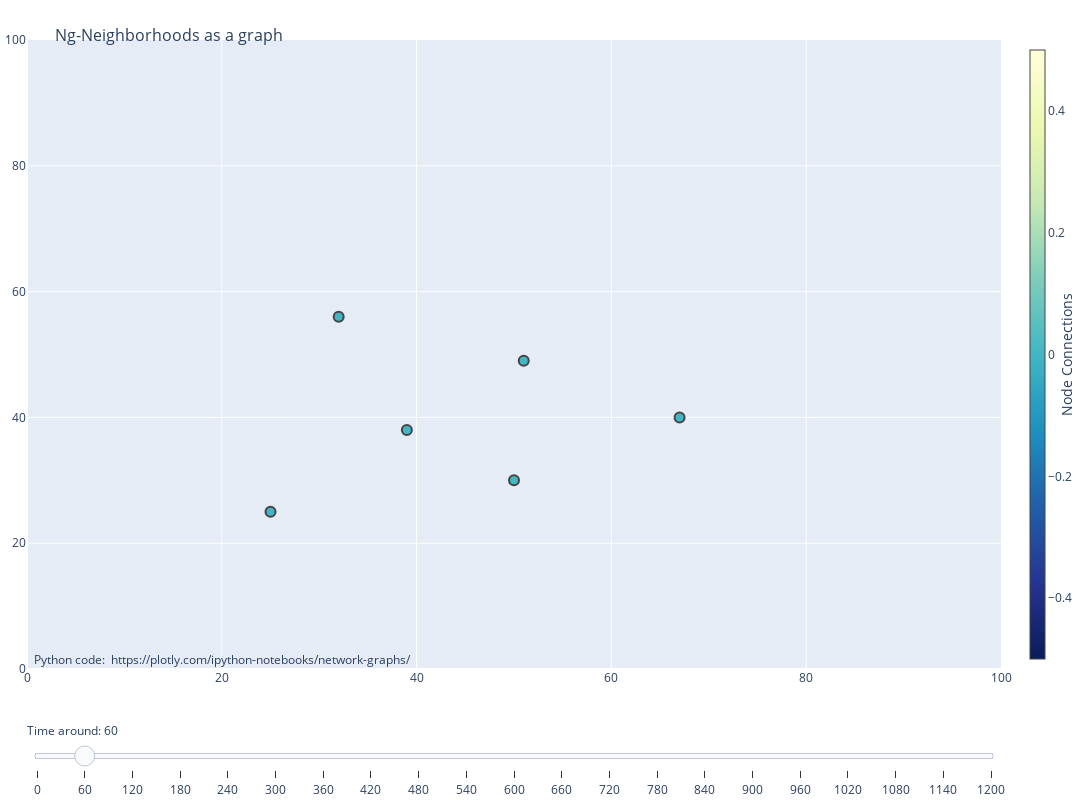

The cell this chart's notebook holds for it:
### Code cell
steps = []
for i in range(len(t_dict)):
    step = dict(
        method="update",
        args=[{"visible": [False] * len(fig.data)},
              {"title": "<br>Ng-Neighborhoods as a graph. Available at t: " + str(i*window_length)}],  # layout attribute
        label=str(i*60)
    )
    step["args"][0]["visible"][i] = True  # Toggle i'th trace to "visible"
    step["args"][0]["visible"][len(t_dict) + i] = True  # Toggle i'th trace to "visible"
    steps.append(step)

sliders = [dict(
    active=1,
    currentvalue={"prefix": "Time around: "},
    pad={"t": 50},
    steps=steps
)]

fig.update_layout(
    title='<br>Ng-Neighborhoods as a graph',
    titlefont_size=16,
    showlegend=False,
    hovermode='closest',
    margin=dict(b=20,l=5,r=5,t=40),
    annotations=[ dict(
        text="Python code: <a href='https://plotly.com/ipython-notebooks/network-graphs/'> https://plotly.com/ipython-notebooks/network-graphs/</a>",
        showarrow=False,
        xref="paper", yref="paper",
        x=0.005, y=-0.002 ) ],
    xaxis=dict(showgrid=True, zeroline=True, showticklabels=True),
    yaxis=dict(showgrid=True, zeroline=True, showticklabels=True),
    height=800,
    width=1600,
    sliders=sliders
)

fig.update_xaxes(range=[0, 100], minallowed=0)
fig.update_yaxes(range=[0, 100], maxallowed=100)

# layout=go.Layout(
#                 title='<br>Ng-Neighborhoods as a graph',
#                 titlefont_size=16,
#                 showlegend=False,
#                 hovermode='closest',
#                 margin=dict(b=20,l=5,r=5,t=40),
#                 annotations=[ dict(
#                     text="Python code: <a href='https://plotly.com/ipython-notebooks/network-graphs/'> https://plotly.com/ipython-notebooks/network-graphs/</a>",
#                     showarrow=False,
#                     xref="paper", yref="paper",
#                     x=0.005, y=-0.002 ) ],
#                 xaxis=dict(showgrid=False, zeroline=False, showticklabels=False),
#                 yaxis=dict(showgrid=False, zeroline=False, showticklabels=False),
#                 height=800)

fig.show()

### Figure 1 — Plotly figure (JSON) as saved in the notebook; plotly's stock layout.template omitted (floating-point values rounded to 4 significant figures)
{"data": [{"hoverinfo": "text", "marker": {"color": [0], "colorbar": {"thickness": 15, "title": {"side": "right", "text": "Node Connections"}, "xanchor": "left"}, "colorscale": [[0, "rgb(255,255,217)"], [0.125, "rgb(237,248,177)"], [0.25, "rgb(199,233,180)"], [0.375, "rgb(127,205,187)"], [0.5, "rgb(65,182,196)"], [0.625, "rgb(29,145,192)"], [0.75, "rgb(34,94,168)"], [0.875, "rgb(37,52,148)"], [1, "rgb(8,29,88)"]], "line": {"width": 2}, "reversescale": true, "showscale": true, "size": 10}, "mode": "markers", "name": "v = 0", "text": ["Node 0, # of connections: 0, NG-Set=[]"], "type": "scatter", "visible": false, "x": [25], "y": [25]}, {"hoverinfo": "text", "marker": {"color": [0, 2, 3, 1, 1, 3, 3, 1, 0, 2, 1, 2, 1], "colorbar": {"thickness": 15, "title": {"side": "right", "text": "Node Connections"}, "xanchor": "left"}, "colorscale": [[0, "rgb(255,255,217)"], [0.125, "rgb(237,248,177)"], [0.25, "rgb(199,233,180)"], [0.375, "rgb(127,205,187)"], [0.5, "rgb(65,182,196)"], [0.625, "rgb(29,145,192)"], [0.75, "rgb(34,94,168)"], [0.875, "rgb(37,52,148)"], [1, "rgb(8,29,88)"]], "line": {"width": 2}, "reversescale": true, "showscale": true, "size": 10}, "mode": "markers", "name": "v = 60", "text": ["Node 0, # of connections: 0, NG-Set=[]", "Node 2, # of connections: 2, NG-Set=[14]", "Node 14, # of connections: 3, NG-Set=[49]", "Node 31, # of connections: 1, NG-Set=[33]", "Node 33, # of connections: 1, NG-Set=[17]", "Node 45, # of connections: 3, NG-Set=[2]", "Node 49, # of connections: 3, NG-Set=[67]", "Node 56, # of connections: 1, NG-Set=[45]", "Node 61, # of connections: 0, NG-Set=[]", "Node 67, # of connections: 2, NG-Set=[14]", "Node 68, # of connections: 1, NG-Set=[83]", "Node 83, # of connections: 2, NG-Set=[45]", "Node 100, # of connections: 1, NG-Set=[49]"], "type": "scatter", "visible": false, "x": [25, 50, 46, 34, 29, 45, 46, 56, 72, 45, 43, 41, 55], "y": [25, 53, 57, 69, 59, 48, 59, 40, 73, 58, 34, 39, 61]}, {"hoverinfo": "text", "marker": {"color": [0, 0, 0, 0, 0, 0], "colorbar": {"thickness": 15, "title": {"side": "right", "text": "Node Connections"}, "xanchor": "left"}, "colorscale": [[0, "rgb(255,255,217)"], [0.125, "rgb(237,248,177)"], [0.25, "rgb(199,233,180)"], [0.375, "rgb(127,205,187)"], [0.5, "rgb(65,182,196)"], [0.625, "rgb(29,145,192)"], [0.75, "rgb(34,94,168)"], [0.875, "rgb(37,52,148)"], [1, "rgb(8,29,88)"]], "line": {"width": 2}, "reversescale": true, "showscale": true, "size": 10}, "mode": "markers", "name": "v = 120", "text": ["Node 0, # of connections: 0, NG-Set=[]", "Node 17, # of connections: 0, NG-Set=[33]", "Node 28, # of connections: 0, NG-Set=[24]", "Node 34, # of connections: 0, NG-Set=[14]", "Node 72, # of connections: 0, NG-Set=[55]", "Node 96, # of connections: 0, NG-Set=[69]"], "type": "scatter", "visible": true, "x": [25, 32, 39, 51, 67, 50], "y": [25, 56, 38, 49, 40, 30]}, {"hoverinfo": "text", "marker": {"color": [0, 0, 1, 1, 1, 1, 1, 3, 1], "colorbar": {"thickness": 15, "title": {"side": "right", "text": "Node Connections"}, "xanchor": "left"}, "colorscale": [[0, "rgb(255,255,217)"], [0.125, "rgb(237,248,177)"], [0.25, "rgb(199,233,180)"], [0.375, "rgb(127,205,187)"], [0.5, "rgb(65,182,196)"], [0.625, "rgb(29,145,192)"], [0.75, "rgb(34,94,168)"], [0.875, "rgb(37,52,148)"], [1, "rgb(8,29,88)"]], "line": {"width": 2}, "reversescale": true, "showscale": true, "size": 10}, "mode": "markers", "name": "v = 180", "text": ["Node 0, # of connections: 0, NG-Set=[]", "Node 24, # of connections: 0, NG-Set=[28]", "Node 40, # of connections: 1, NG-Set=[58]", "Node 43, # of connections: 1, NG-Set=[82]", "Node 51, # of connections: 1, NG-Set=[82]", "Node 55, # of connections: 1, NG-Set=[69]", "Node 69, # of connections: 1, NG-Set=[55]", "Node 82, # of connections: 3, NG-Set=[93]", "Node 93, # of connections: 1, NG-Set=[82]"], "type": "scatter", "visible": false, "x": [25, 39, 25, 61, 53, 55, 54, 50, 55], "y": [25, 43, 48, 55, 66, 40, 37, 53, 54]}, {"hoverinfo": "text", "marker": {"color": [0, 0, 0, 1, 0, 1, 0, 1, 1, 0, 0], "colorbar": {"thickness": 15, "title": {"side": "right", "text": "Node Connections"}, "xanchor": "left"}, "colorscale": [[0, "rgb(255,255,217)"], [0.125, "rgb(237,248,177)"], [0.25, "rgb(199,233,180)"], [0.375, "rgb(127,205,187)"], [0.5, "rgb(65,182,196)"], [0.625, "rgb(29,145,192)"], [0.75, "rgb(34,94,168)"], [0.875, "rgb(37,52,148)"], [1, "rgb(8,29,88)"]], "line": {"width": 2}, "reversescale": true, "showscale": true, "size": 10}, "mode": "markers", "name": "v = 240", "text": ["Node 0, # of connections: 0, NG-Set=[]", "Node 9, # of connections: 0, NG-Set=[82]", "Node 10, # of connections: 0, NG-Set=[]", "Node 30, # of connections: 1, NG-Set=[63]", "Node 32, # of connections: 0, NG-Set=[82]", "Node 40, # of connections: 1, NG-Set=[58]", "Node 48, # of connections: 0, NG-Set=[82]", "Node 58, # of connections: 1, NG-Set=[40]", "Node 63, # of connections: 1, NG-Set=[30]", "Node 70, # of connections: 0, NG-Set=[82]", "Node 89, # of connections: 0, NG-Set=[4]"], "type": "scatter", "visible": false, "x": [25, 45, 60, 39, 73, 25, 49, 29, 38, 69, 37], "y": [25, 52, 72, 41, 54, 48, 43, 46, 41, 66, 59]}, {"hoverinfo": "text", "marker": {"color": [0, 1, 1, 1, 1, 2, 0, 1, 1], "colorbar": {"thickness": 15, "title": {"side": "right", "text": "Node Connections"}, "xanchor": "left"}, "colorscale": [[0, "rgb(255,255,217)"], [0.125, "rgb(237,248,177)"], [0.25, "rgb(199,233,180)"], [0.375, "rgb(127,205,187)"], [0.5, "rgb(65,182,196)"], [0.625, "rgb(29,145,192)"], [0.75, "rgb(34,94,168)"], [0.875, "rgb(37,52,148)"], [1, "rgb(8,29,88)"]], "line": {"width": 2}, "reversescale": true, "showscale": true, "size": 10}, "mode": "markers", "name": "v = 300", "text": ["Node 0, # of connections: 0, NG-Set=[]", "Node 4, # of connections: 1, NG-Set=[89]", "Node 8, # of connections: 1, NG-Set=[16]", "Node 16, # of connections: 1, NG-Set=[30]", "Node 26, # of connections: 1, NG-Set=[44]", "Node 37, # of connections: 2, NG-Set=[4]", "Node 39, # of connections: 0, NG-Set=[19]", "Node 44, # of connections: 1, NG-Set=[26]", "Node 95, # of connections: 1, NG-Set=[37]"], "type": "scatter", "visible": false, "x": [25, 41, 31, 38, 59, 48, 55, 59, 55], "y": [25, 55, 31, 34, 54, 57, 36, 46, 67]}, {"hoverinfo": "text", "marker": {"color": [0, 0], "colorbar": {"thickness": 15, "title": {"side": "right", "text": "Node Connections"}, "xanchor": "left"}, "colorscale": [[0, "rgb(255,255,217)"], [0.125, "rgb(237,248,177)"], [0.25, "rgb(199,233,180)"], [0.375, "rgb(127,205,187)"], [0.5, "rgb(65,182,196)"], [0.625, "rgb(29,145,192)"], [0.75, "rgb(34,94,168)"], [0.875, "rgb(37,52,148)"], [1, "rgb(8,29,88)"]], "line": {"width": 2}, "reversescale": true, "showscale": true, "size": 10}, "mode": "markers", "name": "v = 360", "text": ["Node 0, # of connections: 0, NG-Set=[]", "Node 19, # of connections: 0, NG-Set=[39]"], "type": "scatter", "visible": false, "x": [25, 47], "y": [25, 35]}, {"hoverinfo": "text", "marker": {"color": [0, 1, 3, 1, 0, 1, 0, 1, 1, 1, 2, 1], "colorbar": {"thickness": 15, "title": {"side": "right", "text": "Node Connections"}, "xanchor": "left"}, "colorscale": [[0, "rgb(255,255,217)"], [0.125, "rgb(237,248,177)"], [0.25, "rgb(199,233,180)"], [0.375, "rgb(127,205,187)"], [0.5, "rgb(65,182,196)"], [0.625, "rgb(29,145,192)"], [0.75, "rgb(34,94,168)"], [0.875, "rgb(37,52,148)"], [1, "rgb(8,29,88)"]], "line": {"width": 2}, "reversescale": true, "showscale": true, "size": 10}, "mode": "markers", "name": "v = 420", "text": ["Node 0, # of connections: 0, NG-Set=[]", "Node 13, # of connections: 1, NG-Set=[60]", "Node 18, # of connections: 3, NG-Set=[50]", "Node 20, # of connections: 1, NG-Set=[78]", "Node 27, # of connections: 0, NG-Set=[98]", "Node 36, # of connections: 1, NG-Set=[78]", "Node 47, # of connections: 0, NG-Set=[12]", "Node 50, # of connections: 1, NG-Set=[18]", "Node 57, # of connections: 1, NG-Set=[18]", "Node 75, # of connections: 1, NG-Set=[13]", "Node 78, # of connections: 2, NG-Set=[36]", "Node 86, # of connections: 1, NG-Set=[18]"], "type": "scatter", "visible": false, "x": [25, 41, 49, 71, 27, 62, 64, 46, 50, 30, 60, 43], "y": [25, 49, 58, 56, 46, 51, 29, 62, 67, 54, 55, 59]}, {"hoverinfo": "text", "marker": {"color": [0, 0, 1, 0, 1, 0, 1, 1], "colorbar": {"thickness": 15, "title": {"side": "right", "text": "Node Connections"}, "xanchor": "left"}, "colorscale": [[0, "rgb(255,255,217)"], [0.125, "rgb(237,248,177)"], [0.25, "rgb(199,233,180)"], [0.375, "rgb(127,205,187)"], [0.5, "rgb(65,182,196)"], [0.625, "rgb(29,145,192)"], [0.75, "rgb(34,94,168)"], [0.875, "rgb(37,52,148)"], [1, "rgb(8,29,88)"]], "line": {"width": 2}, "reversescale": true, "showscale": true, "size": 10}, "mode": "markers", "name": "v = 480", "text": ["Node 0, # of connections: 0, NG-Set=[]", "Node 12, # of connections: 0, NG-Set=[47]", "Node 22, # of connections: 1, NG-Set=[97]", "Node 41, # of connections: 0, NG-Set=[47]", "Node 60, # of connections: 1, NG-Set=[98]", "Node 66, # of connections: 0, NG-Set=[7]", "Node 97, # of connections: 1, NG-Set=[92]", "Node 98, # of connections: 1, NG-Set=[60]"], "type": "scatter", "visible": false, "x": [25, 57, 44, 62, 41, 55, 43, 34], "y": [25, 29, 53, 37, 41, 44, 61, 40]}, {"hoverinfo": "text", "marker": {"color": [0, 1, 2, 1, 0, 1, 0, 2, 1, 0], "colorbar": {"thickness": 15, "title": {"side": "right", "text": "Node Connections"}, "xanchor": "left"}, "colorscale": [[0, "rgb(255,255,217)"], [0.125, "rgb(237,248,177)"], [0.25, "rgb(199,233,180)"], [0.375, "rgb(127,205,187)"], [0.5, "rgb(65,182,196)"], [0.625, "rgb(29,145,192)"], [0.75, "rgb(34,94,168)"], [0.875, "rgb(37,52,148)"], [1, "rgb(8,29,88)"]], "line": {"width": 2}, "reversescale": true, "showscale": true, "size": 10}, "mode": "markers", "name": "v = 540", "text": ["Node 0, # of connections: 0, NG-Set=[]", "Node 5, # of connections: 1, NG-Set=[52]", "Node 7, # of connections: 2, NG-Set=[11]", "Node 11, # of connections: 1, NG-Set=[7]", "Node 15, # of connections: 0, NG-Set=[97]", "Node 29, # of connections: 1, NG-Set=[52]", "Node 46, # of connections: 0, NG-Set=[]", "Node 52, # of connections: 2, NG-Set=[80]", "Node 65, # of connections: 1, NG-Set=[7, 42]", "Node 92, # of connections: 0, NG-Set=[97]"], "type": "scatter", "visible": false, "x": [25, 62, 50, 53, 39, 52, 73, 59, 45, 50], "y": [25, 49, 42, 45, 55, 58, 35, 56, 39, 58]}, {"hoverinfo": "text", "marker": {"color": [0, 1, 1, 1, 0, 1, 0], "colorbar": {"thickness": 15, "title": {"side": "right", "text": "Node Connections"}, "xanchor": "left"}, "colorscale": [[0, "rgb(255,255,217)"], [0.125, "rgb(237,248,177)"], [0.25, "rgb(199,233,180)"], [0.375, "rgb(127,205,187)"], [0.5, "rgb(65,182,196)"], [0.625, "rgb(29,145,192)"], [0.75, "rgb(34,94,168)"], [0.875, "rgb(37,52,148)"], [1, "rgb(8,29,88)"]], "line": {"width": 2}, "reversescale": true, "showscale": true, "size": 10}, "mode": "markers", "name": "v = 600", "text": ["Node 0, # of connections: 0, NG-Set=[]", "Node 42, # of connections: 1, NG-Set=[73]", "Node 53, # of connections: 1, NG-Set=[64]", "Node 64, # of connections: 1, NG-Set=[53]", "Node 71, # of connections: 0, NG-Set=[3]", "Node 73, # of connections: 1, NG-Set=[42]", "Node 80, # of connections: 0, NG-Set=[52]"], "type": "scatter", "visible": false, "x": [25, 43, 71, 65, 30, 35, 58], "y": [25, 32, 58, 60, 54, 34, 61]}, {"hoverinfo": "text", "marker": {"color": [0, 1, 0, 0, 1], "colorbar": {"thickness": 15, "title": {"side": "right", "text": "Node Connections"}, "xanchor": "left"}, "colorscale": [[0, "rgb(255,255,217)"], [0.125, "rgb(237,248,177)"], [0.25, "rgb(199,233,180)"], [0.375, "rgb(127,205,187)"], [0.5, "rgb(65,182,196)"], [0.625, "rgb(29,145,192)"], [0.75, "rgb(34,94,168)"], [0.875, "rgb(37,52,148)"], [1, "rgb(8,29,88)"]], "line": {"width": 2}, "reversescale": true, "showscale": true, "size": 10}, "mode": "markers", "name": "v = 660", "text": ["Node 0, # of connections: 0, NG-Set=[]", "Node 3, # of connections: 1, NG-Set=[38]", "Node 25, # of connections: 0, NG-Set=[64]", "Node 35, # of connections: 0, NG-Set=[64]", "Node 38, # of connections: 1, NG-Set=[3]"], "type": "scatter", "visible": false, "x": [25, 47, 65, 58, 49], "y": [25, 47, 67, 54, 57]}, {"hoverinfo": "text", "marker": {"color": [0, 1, 2, 1, 1, 1], "colorbar": {"thickness": 15, "title": {"side": "right", "text": "Node Connections"}, "xanchor": "left"}, "colorscale": [[0, "rgb(255,255,217)"], [0.125, "rgb(237,248,177)"], [0.25, "rgb(199,233,180)"], [0.375, "rgb(127,205,187)"], [0.5, "rgb(65,182,196)"], [0.625, "rgb(29,145,192)"], [0.75, "rgb(34,94,168)"], [0.875, "rgb(37,52,148)"], [1, "rgb(8,29,88)"]], "line": {"width": 2}, "reversescale": true, "showscale": true, "size": 10}, "mode": "markers", "name": "v = 720", "text": ["Node 0, # of connections: 0, NG-Set=[]", "Node 23, # of connections: 1, NG-Set=[88]", "Node 62, # of connections: 2, NG-Set=[77]", "Node 76, # of connections: 1, NG-Set=[62]", "Node 77, # of connections: 1, NG-Set=[62]", "Node 88, # of connections: 1, NG-Set=[1]"], "type": "scatter", "visible": false, "x": [25, 32, 55, 49, 50, 45], "y": [25, 51, 58, 52, 65, 41]}, {"hoverinfo": "text", "marker": {"color": [0, 0, 1, 0, 1, 2], "colorbar": {"thickness": 15, "title": {"side": "right", "text": "Node Connections"}, "xanchor": "left"}, "colorscale": [[0, "rgb(255,255,217)"], [0.125, "rgb(237,248,177)"], [0.25, "rgb(199,233,180)"], [0.375, "rgb(127,205,187)"], [0.5, "rgb(65,182,196)"], [0.625, "rgb(29,145,192)"], [0.75, "rgb(34,94,168)"], [0.875, "rgb(37,52,148)"], [1, "rgb(8,29,88)"]], "line": {"width": 2}, "reversescale": true, "showscale": true, "size": 10}, "mode": "markers", "name": "v = 780", "text": ["Node 0, # of connections: 0, NG-Set=[]", "Node 1, # of connections: 0, NG-Set=[21]", "Node 23, # of connections: 1, NG-Set=[88]", "Node 84, # of connections: 0, NG-Set=[88]", "Node 85, # of connections: 1, NG-Set=[90]", "Node 90, # of connections: 2, NG-Set=[6]"], "type": "scatter", "visible": false, "x": [25, 42, 32, 54, 56, 65], "y": [25, 40, 51, 42, 66, 48]}, {"hoverinfo": "text", "marker": {"color": [0, 1, 0, 2, 0], "colorbar": {"thickness": 15, "title": {"side": "right", "text": "Node Connections"}, "xanchor": "left"}, "colorscale": [[0, "rgb(255,255,217)"], [0.125, "rgb(237,248,177)"], [0.25, "rgb(199,233,180)"], [0.375, "rgb(127,205,187)"], [0.5, "rgb(65,182,196)"], [0.625, "rgb(29,145,192)"], [0.75, "rgb(34,94,168)"], [0.875, "rgb(37,52,148)"], [1, "rgb(8,29,88)"]], "line": {"width": 2}, "reversescale": true, "showscale": true, "size": 10}, "mode": "markers", "name": "v = 840", "text": ["Node 0, # of connections: 0, NG-Set=[]", "Node 6, # of connections: 1, NG-Set=[90]", "Node 21, # of connections: 0, NG-Set=[1]", "Node 90, # of connections: 2, NG-Set=[6]", "Node 91, # of connections: 0, NG-Set=[74]"], "type": "scatter", "visible": false, "x": [25, 58, 41, 65, 44], "y": [25, 37, 37, 48, 42]}, {"hoverinfo": "text", "marker": {"color": [0, 1, 1, 1, 1, 2, 1, 3, 2], "colorbar": {"thickness": 15, "title": {"side": "right", "text": "Node Connections"}, "xanchor": "left"}, "colorscale": [[0, "rgb(255,255,217)"], [0.125, "rgb(237,248,177)"], [0.25, "rgb(199,233,180)"], [0.375, "rgb(127,205,187)"], [0.5, "rgb(65,182,196)"], [0.625, "rgb(29,145,192)"], [0.75, "rgb(34,94,168)"], [0.875, "rgb(37,52,148)"], [1, "rgb(8,29,88)"]], "line": {"width": 2}, "reversescale": true, "showscale": true, "size": 10}, "mode": "markers", "name": "v = 900", "text": ["Node 0, # of connections: 0, NG-Set=[]", "Node 54, # of connections: 1, NG-Set=[94]", "Node 59, # of connections: 1, NG-Set=[81]", "Node 74, # of connections: 1, NG-Set=[91]", "Node 79, # of connections: 1, NG-Set=[94]", "Node 81, # of connections: 2, NG-Set=[99]", "Node 87, # of connections: 1, NG-Set=[74]", "Node 94, # of connections: 3, NG-Set=[99]", "Node 99, # of connections: 2, NG-Set=[91]"], "type": "scatter", "visible": false, "x": [25, 38, 32, 44, 30, 41, 52, 37, 39], "y": [25, 27, 59, 40, 36, 50, 43, 37, 42]}, {"hoverinfo": "text", "marker": {"color": [0], "colorbar": {"thickness": 15, "title": {"side": "right", "text": "Node Connections"}, "xanchor": "left"}, "colorscale": [[0, "rgb(255,255,217)"], [0.125, "rgb(237,248,177)"], [0.25, "rgb(199,233,180)"], [0.375, "rgb(127,205,187)"], [0.5, "rgb(65,182,196)"], [0.625, "rgb(29,145,192)"], [0.75, "rgb(34,94,168)"], [0.875, "rgb(37,52,148)"], [1, "rgb(8,29,88)"]], "line": {"width": 2}, "reversescale": true, "showscale": true, "size": 10}, "mode": "markers", "name": "v = 960", "text": ["Node 0, # of connections: 0, NG-Set=[]"], "type": "scatter", "visible": false, "x": [25], "y": [25]}, {"hoverinfo": "text", "marker": {"color": [0], "colorbar": {"thickness": 15, "title": {"side": "right", "text": "Node Connections"}, "xanchor": "left"}, "colorscale": [[0, "rgb(255,255,217)"], [0.125, "rgb(237,248,177)"], [0.25, "rgb(199,233,180)"], [0.375, "rgb(127,205,187)"], [0.5, "rgb(65,182,196)"], [0.625, "rgb(29,145,192)"], [0.75, "rgb(34,94,168)"], [0.875, "rgb(37,52,148)"], [1, "rgb(8,29,88)"]], "line": {"width": 2}, "reversescale": true, "showscale": true, "size": 10}, "mode": "markers", "name": "v = 1020", "text": ["Node 0, # of connections: 0, NG-Set=[]"], "type": "scatter", "visible": false, "x": [25], "y": [25]}, {"hoverinfo": "text", "marker": {"color": [0], "colorbar": {"thickness": 15, "title": {"side": "right", "text": "Node Connections"}, "xanchor": "left"}, "colorscale": [[0, "rgb(255,255,217)"], [0.125, "rgb(237,248,177)"], [0.25, "rgb(199,233,180)"], [0.375, "rgb(127,205,187)"], [0.5, "rgb(65,182,196)"], [0.625, "rgb(29,145,192)"], [0.75, "rgb(34,94,168)"], [0.875, "rgb(37,52,148)"], [1, "rgb(8,29,88)"]], "line": {"width": 2}, "reversescale": true, "showscale": true, "size": 10}, "mode": "markers", "name": "v = 1080", "text": ["Node 0, # of connections: 0, NG-Set=[]"], "type": "scatter", "visible": false, "x": [25], "y": [25]}, {"hoverinfo": "text", "marker": {"color": [0], "colorbar": {"thickness": 15, "title": {"side": "right", "text": "Node Connections"}, "xanchor": "left"}, "colorscale": [[0, "rgb(255,255,217)"], [0.125, "rgb(237,248,177)"], [0.25, "rgb(199,233,180)"], [0.375, "rgb(127,205,187)"], [0.5, "rgb(65,182,196)"], [0.625, "rgb(29,145,192)"], [0.75, "rgb(34,94,168)"], [0.875, "rgb(37,52,148)"], [1, "rgb(8,29,88)"]], "line": {"width": 2}, "reversescale": true, "showscale": true, "size": 10}, "mode": "markers", "name": "v = 1140", "text": ["Node 0, # of connections: 0, NG-Set=[]"], "type": "scatter", "visible": false, "x": [25], "y": [25]}, {"hoverinfo": "text", "marker": {"color": [], "colorbar": {"thickness": 15, "title": {"side": "right", "text": "Node Connections"}, "xanchor": "left"}, "colorscale": [[0, "rgb(255,255,217)"], [0.125, "rgb(237,248,177)"], [0.25, "rgb(199,233,180)"], [0.375, "rgb(127,205,187)"], [0.5, "rgb(65,182,196)"], [0.625, "rgb(29,145,192)"], [0.75, "rgb(34,94,168)"], [0.875, "rgb(37,52,148)"], [1, "rgb(8,29,88)"]], "line": {"width": 2}, "reversescale": true, "showscale": true, "size": 10}, "mode": "markers", "name": "v = 1200", "text": [], "type": "scatter", "visible": false, "x": [], "y": []}, {"hoverinfo": "none", "marker": {"angleref": "previous", "color": "#888", "size": 9, "symbol": "arrow-bar-up"}, "name": "e = 0", "type": "scatter", "visible": false, "x": [], "y": []}, {"hoverinfo": "none", "marker": {"angleref": "previous", "color": "#888", "size": 9, "symbol": "arrow-bar-up"}, "name": "e = 60", "type": "scatter", "visible": false, "x": [50, 46, null, 46, 46, null, 34, 29, null, 45, 50, null, 46, 45, null, 56, 45, null, 45, 46, null, 43, 41, null, 41, 45, null, 55, 46, null], "y": [53, 57, null, 57, 59, null, 69, 59, null, 48, 53, null, 59, 58, null, 40, 48, null, 58, 57, null, 34, 39, null, 39, 48, null, 61, 59, null]}, {"hoverinfo": "none", "marker": {"angleref": "previous", "color": "#888", "size": 9, "symbol": "arrow-bar-up"}, "name": "e = 120", "type": "scatter", "visible": true, "x": [], "y": []}, {"hoverinfo": "none", "marker": {"angleref": "previous", "color": "#888", "size": 9, "symbol": "arrow-bar-up"}, "name": "e = 180", "type": "scatter", "visible": false, "x": [61, 50, null, 53, 50, null, 55, 54, null, 54, 55, null, 50, 55, null, 55, 50, null], "y": [55, 53, null, 66, 53, null, 40, 37, null, 37, 40, null, 53, 54, null, 54, 53, null]}, {"hoverinfo": "none", "marker": {"angleref": "previous", "color": "#888", "size": 9, "symbol": "arrow-bar-up"}, "name": "e = 240", "type": "scatter", "visible": false, "x": [39, 38, null, 25, 29, null, 29, 25, null, 38, 39, null], "y": [41, 41, null, 48, 46, null, 46, 48, null, 41, 41, null]}, {"hoverinfo": "none", "marker": {"angleref": "previous", "color": "#888", "size": 9, "symbol": "arrow-bar-up"}, "name": "e = 300", "type": "scatter", "visible": false, "x": [31, 38, null, 59, 59, null, 48, 41, null, 59, 59, null, 55, 48, null], "y": [31, 34, null, 54, 46, null, 57, 55, null, 46, 54, null, 67, 57, null]}, {"hoverinfo": "none", "marker": {"angleref": "previous", "color": "#888", "size": 9, "symbol": "arrow-bar-up"}, "name": "e = 360", "type": "scatter", "visible": false, "x": [], "y": []}, {"hoverinfo": "none", "marker": {"angleref": "previous", "color": "#888", "size": 9, "symbol": "arrow-bar-up"}, "name": "e = 420", "type": "scatter", "visible": false, "x": [49, 46, null, 71, 60, null, 62, 60, null, 46, 49, null, 50, 49, null, 30, 41, null, 60, 62, null, 43, 49, null], "y": [58, 62, null, 56, 55, null, 51, 55, null, 62, 58, null, 67, 58, null, 54, 49, null, 55, 51, null, 59, 58, null]}, {"hoverinfo": "none", "marker": {"angleref": "previous", "color": "#888", "size": 9, "symbol": "arrow-bar-up"}, "name": "e = 480", "type": "scatter", "visible": false, "x": [44, 43, null, 41, 34, null, 34, 41, null], "y": [53, 61, null, 41, 40, null, 40, 41, null]}, {"hoverinfo": "none", "marker": {"angleref": "previous", "color": "#888", "size": 9, "symbol": "arrow-bar-up"}, "name": "e = 540", "type": "scatter", "visible": false, "x": [62, 59, null, 50, 53, null, 53, 50, null, 52, 59, null, 45, 50, null], "y": [49, 56, null, 42, 45, null, 45, 42, null, 58, 56, null, 39, 42, null]}, {"hoverinfo": "none", "marker": {"angleref": "previous", "color": "#888", "size": 9, "symbol": "arrow-bar-up"}, "name": "e = 600", "type": "scatter", "visible": false, "x": [43, 35, null, 71, 65, null, 65, 71, null, 35, 43, null], "y": [32, 34, null, 58, 60, null, 60, 58, null, 34, 32, null]}, {"hoverinfo": "none", "marker": {"angleref": "previous", "color": "#888", "size": 9, "symbol": "arrow-bar-up"}, "name": "e = 660", "type": "scatter", "visible": false, "x": [47, 49, null, 49, 47, null], "y": [47, 57, null, 57, 47, null]}, {"hoverinfo": "none", "marker": {"angleref": "previous", "color": "#888", "size": 9, "symbol": "arrow-bar-up"}, "name": "e = 720", "type": "scatter", "visible": false, "x": [32, 45, null, 55, 50, null, 49, 55, null, 50, 55, null], "y": [51, 41, null, 58, 65, null, 52, 58, null, 65, 58, null]}, {"hoverinfo": "none", "marker": {"angleref": "previous", "color": "#888", "size": 9, "symbol": "arrow-bar-up"}, "name": "e = 780", "type": "scatter", "visible": false, "x": [56, 65, null], "y": [66, 48, null]}, {"hoverinfo": "none", "marker": {"angleref": "previous", "color": "#888", "size": 9, "symbol": "arrow-bar-up"}, "name": "e = 840", "type": "scatter", "visible": false, "x": [58, 65, null, 65, 58, null], "y": [37, 48, null, 48, 37, null]}, {"hoverinfo": "none", "marker": {"angleref": "previous", "color": "#888", "size": 9, "symbol": "arrow-bar-up"}, "name": "e = 900", "type": "scatter", "visible": false, "x": [38, 37, null, 32, 41, null, 30, 37, null, 41, 39, null, 52, 44, null, 37, 39, null], "y": [27, 37, null, 59, 50, null, 36, 37, null, 50, 42, null, 43, 40, null, 37, 42, null]}, {"hoverinfo": "none", "marker": {"angleref": "previous", "color": "#888", "size": 9, "symbol": "arrow-bar-up"}, "name": "e = 960", "type": "scatter", "visible": false, "x": [], "y": []}, {"hoverinfo": "none", "marker": {"angleref": "previous", "color": "#888", "size": 9, "symbol": "arrow-bar-up"}, "name": "e = 1020", "type": "scatter", "visible": false, "x": [], "y": []}, {"hoverinfo": "none", "marker": {"angleref": "previous", "color": "#888", "size": 9, "symbol": "arrow-bar-up"}, "name": "e = 1080", "type": "scatter", "visible": false, "x": [], "y": []}, {"hoverinfo": "none", "marker": {"angleref": "previous", "color": "#888", "size": 9, "symbol": "arrow-bar-up"}, "name": "e = 1140", "type": "scatter", "visible": false, "x": [], "y": []}, {"hoverinfo": "none", "marker": {"angleref": "previous", "color": "#888", "size": 9, "symbol": "arrow-bar-up"}, "name": "e = 1200", "type": "scatter", "visible": false, "x": [], "y": []}], "layout": {"annotations": [{"showarrow": false, "text": "Python code: <a href='https://plotly.com/ipython-notebooks/network-graphs/'> https://plotly.com/ipython-notebooks/network-graphs/</a>", "x": 0.005, "xref": "paper", "y": -0.002, "yref": "paper"}], "height": 800, "hovermode": "closest", "margin": {"b": 20, "l": 5, "r": 5, "t": 40}, "showlegend": false, "sliders": [{"active": 1, "currentvalue": {"prefix": "Time around: "}, "pad": {"t": 50}, "steps": [{"args": [{"visible": [true, false, false, false, false, false, false, false, false, false, false, false, false, false, false, false, false, false, false, false, false, true, false, false, false, false, false, false, false, false, false, false, false, false, false, false, false, false, false, false, false, false]}, {"title": "<br>Ng-Neighborhoods as a graph. Available at t: 0"}], "label": "0", "method": "update"}, {"args": [{"visible": [false, true, false, false, false, false, false, false, false, false, false, false, false, false, false, false, false, false, false, false, false, false, true, false, false, false, false, false, false, false, false, false, false, false, false, false, false, false, false, false, false, false]}, {"title": "<br>Ng-Neighborhoods as a graph. Available at t: 60"}], "label": "60", "method": "update"}, {"args": [{"visible": [false, false, true, false, false, false, false, false, false, false, false, false, false, false, false, false, false, false, false, false, false, false, false, true, false, false, false, false, false, false, false, false, false, false, false, false, false, false, false, false, false, false]}, {"title": "<br>Ng-Neighborhoods as a graph. Available at t: 120"}], "label": "120", "method": "update"}, {"args": [{"visible": [false, false, false, true, false, false, false, false, false, false, false, false, false, false, false, false, false, false, false, false, false, false, false, false, true, false, false, false, false, false, false, false, false, false, false, false, false, false, false, false, false, false]}, {"title": "<br>Ng-Neighborhoods as a graph. Available at t: 180"}], "label": "180", "method": "update"}, {"args": [{"visible": [false, false, false, false, true, false, false, false, false, false, false, false, false, false, false, false, false, false, false, false, false, false, false, false, false, true, false, false, false, false, false, false, false, false, false, false, false, false, false, false, false, false]}, {"title": "<br>Ng-Neighborhoods as a graph. Available at t: 240"}], "label": "240", "method": "update"}, {"args": [{"visible": [false, false, false, false, false, true, false, false, false, false, false, false, false, false, false, false, false, false, false, false, false, false, false, false, false, false, true, false, false, false, false, false, false, false, false, false, false, false, false, false, false, false]}, {"title": "<br>Ng-Neighborhoods as a graph. Available at t: 300"}], "label": "300", "method": "update"}, {"args": [{"visible": [false, false, false, false, false, false, true, false, false, false, false, false, false, false, false, false, false, false, false, false, false, false, false, false, false, false, false, true, false, false, false, false, false, false, false, false, false, false, false, false, false, false]}, {"title": "<br>Ng-Neighborhoods as a graph. Available at t: 360"}], "label": "360", "method": "update"}, {"args": [{"visible": [false, false, false, false, false, false, false, true, false, false, false, false, false, false, false, false, false, false, false, false, false, false, false, false, false, false, false, false, true, false, false, false, false, false, false, false, false, false, false, false, false, false]}, {"title": "<br>Ng-Neighborhoods as a graph. Available at t: 420"}], "label": "420", "method": "update"}, {"args": [{"visible": [false, false, false, false, false, false, false, false, true, false, false, false, false, false, false, false, false, false, false, false, false, false, false, false, false, false, false, false, false, true, false, false, false, false, false, false, false, false, false, false, false, false]}, {"title": "<br>Ng-Neighborhoods as a graph. Available at t: 480"}], "label": "480", "method": "update"}, {"args": [{"visible": [false, false, false, false, false, false, false, false, false, true, false, false, false, false, false, false, false, false, false, false, false, false, false, false, false, false, false, false, false, false, true, false, false, false, false, false, false, false, false, false, false, false]}, {"title": "<br>Ng-Neighborhoods as a graph. Available at t: 540"}], "label": "540", "method": "update"}, {"args": [{"visible": [false, false, false, false, false, false, false, false, false, false, true, false, false, false, false, false, false, false, false, false, false, false, false, false, false, false, false, false, false, false, false, true, false, false, false, false, false, false, false, false, false, false]}, {"title": "<br>Ng-Neighborhoods as a graph. Available at t: 600"}], "label": "600", "method": "update"}, {"args": [{"visible": [false, false, false, false, false, false, false, false, false, false, false, true, false, false, false, false, false, false, false, false, false, false, false, false, false, false, false, false, false, false, false, false, true, false, false, false, false, false, false, false, false, false]}, {"title": "<br>Ng-Neighborhoods as a graph. Available at t: 660"}], "label": "660", "method": "update"}, {"args": [{"visible": [false, false, false, false, false, false, false, false, false, false, false, false, true, false, false, false, false, false, false, false, false, false, false, false, false, false, false, false, false, false, false, false, false, true, false, false, false, false, false, false, false, false]}, {"title": "<br>Ng-Neighborhoods as a graph. Available at t: 720"}], "label": "720", "method": "update"}, {"args": [{"visible": [false, false, false, false, false, false, false, false, false, false, false, false, false, true, false, false, false, false, false, false, false, false, false, false, false, false, false, false, false, false, false, false, false, false, true, false, false, false, false, false, false, false]}, {"title": "<br>Ng-Neighborhoods as a graph. Available at t: 780"}], "label": "780", "method": "update"}, {"args": [{"visible": [false, false, false, false, false, false, false, false, false, false, false, false, false, false, true, false, false, false, false, false, false, false, false, false, false, false, false, false, false, false, false, false, false, false, false, true, false, false, false, false, false, false]}, {"title": "<br>Ng-Neighborhoods as a graph. Available at t: 840"}], "label": "840", "method": "update"}, {"args": [{"visible": [false, false, false, false, false, false, false, false, false, false, false, false, false, false, false, true, false, false, false, false, false, false, false, false, false, false, false, false, false, false, false, false, false, false, false, false, true, false, false, false, false, false]}, {"title": "<br>Ng-Neighborhoods as a graph. Available at t: 900"}], "label": "900", "method": "update"}, {"args": [{"visible": [false, false, false, false, false, false, false, false, false, false, false, false, false, false, false, false, true, false, false, false, false, false, false, false, false, false, false, false, false, false, false, false, false, false, false, false, false, true, false, false, false, false]}, {"title": "<br>Ng-Neighborhoods as a graph. Available at t: 960"}], "label": "960", "method": "update"}, {"args": [{"visible": [false, false, false, false, false, false, false, false, false, false, false, false, false, false, false, false, false, true, false, false, false, false, false, false, false, false, false, false, false, false, false, false, false, false, false, false, false, false, true, false, false, false]}, {"title": "<br>Ng-Neighborhoods as a graph. Available at t: 1020"}], "label": "1020", "method": "update"}, {"args": [{"visible": [false, false, false, false, false, false, false, false, false, false, false, false, false, false, false, false, false, false, true, false, false, false, false, false, false, false, false, false, false, false, false, false, false, false, false, false, false, false, false, true, false, false]}, {"title": "<br>Ng-Neighborhoods as a graph. Available at t: 1080"}], "label": "1080", "method": "update"}, {"args": [{"visible": [false, false, false, false, false, false, false, false, false, false, false, false, false, false, false, false, false, false, false, true, false, false, false, false, false, false, false, false, false, false, false, false, false, false, false, false, false, false, false, false, true, false]}, {"title": "<br>Ng-Neighborhoods as a graph. Available at t: 1140"}], "label": "1140", "method": "update"}, {"args": [{"visible": [false, false, false, false, false, false, false, false, false, false, false, false, false, false, false, false, false, false, false, false, true, false, false, false, false, false, false, false, false, false, false, false, false, false, false, false, false, false, false, false, false, true]}, {"title": "<br>Ng-Neighborhoods as a graph. Available at t: 1200"}], "label": "1200", "method": "update"}]}], "title": {"font": {"size": 16}, "text": "<br>Ng-Neighborhoods as a graph"}, "width": 1600, "xaxis": {"minallowed": 0, "range": [0, 100], "showgrid": true, "showticklabels": true, "zeroline": true}, "yaxis": {"maxallowed": 100, "range": [0, 100], "showgrid": true, "showticklabels": true, "zeroline": true}}}
